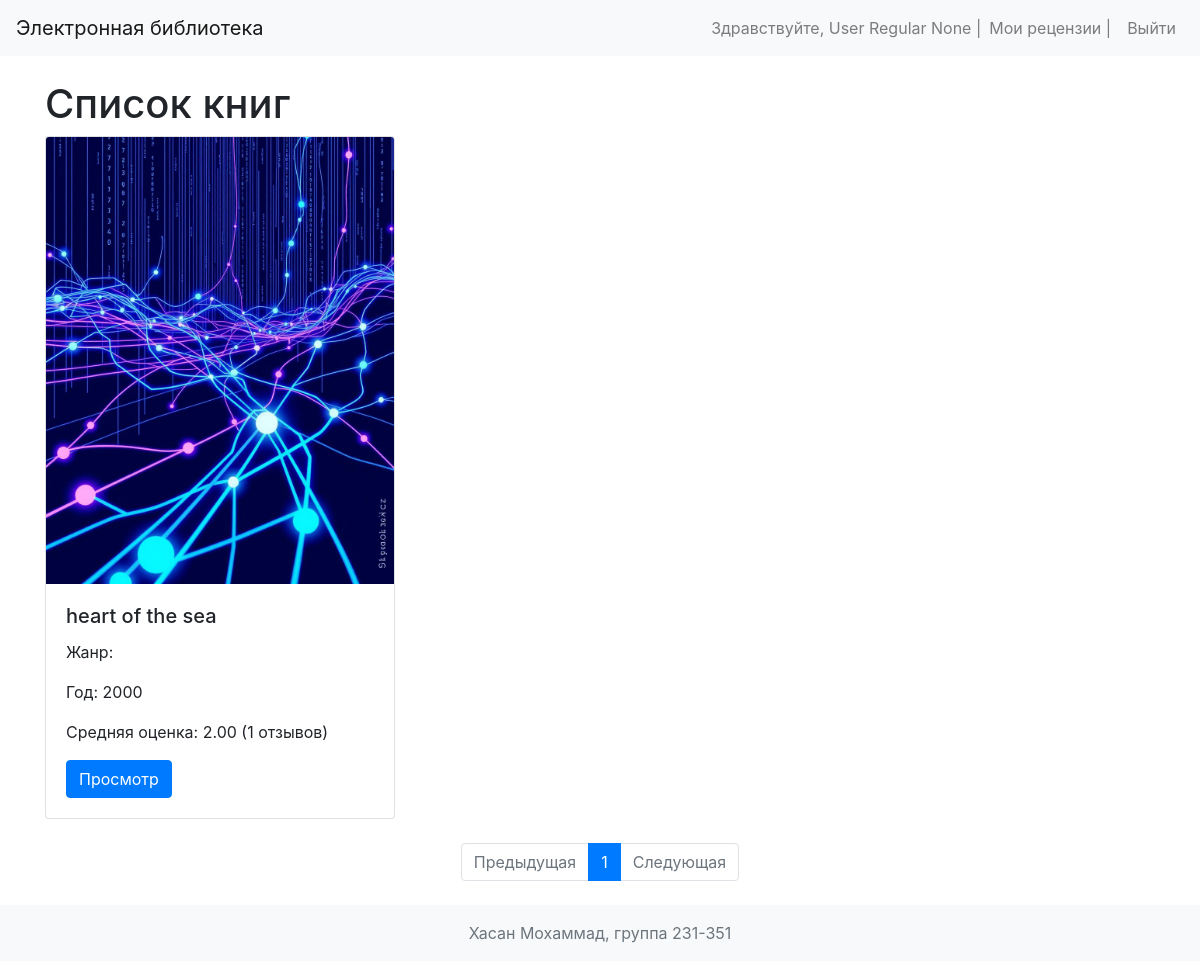
The app's page / (signed in) with its own data.
### models.py (models this page shows, shortened)
class User(UserMixin, db.Model):
    id = db.Column(db.Integer, primary_key=True)
    username = db.Column(db.String(80), unique=True, nullable=False)
    password_hash = db.Column(db.String(128), nullable=False)
    first_name = db.Column(db.String(50), nullable=False)
    last_name = db.Column(db.String(50), nullable=False)
    middle_name = db.Column(db.String(50))
    role_id = db.Column(db.Integer, db.ForeignKey('role.id'), nullable=False)
    role = db.relationship('Role', backref=db.backref('users', lazy=True))
    reviews = db.relationship('Review', backref='author', lazy=True)

class Cover(db.Model):
    id = db.Column(db.Integer, primary_key=True)
    filename = db.Column(db.String(255), nullable=False, unique=True)
    mime_type = db.Column(db.String(100), nullable=False)
    md5_hash = db.Column(db.String(32), nullable=False)

class Book(db.Model):
    id = db.Column(db.Integer, primary_key=True)
    title = db.Column(db.String(255), nullable=False)
    description = db.Column(db.Text, nullable=False)
    year = db.Column(db.Integer, nullable=False)  # Use Integer for Year
    publisher = db.Column(db.String(255), nullable=False)
    author = db.Column(db.String(255), nullable=False)
    pages = db.Column(db.Integer, nullable=False)
    cover_id = db.Column(db.Integer, db.ForeignKey('cover.id', ondelete='CASCADE'), nullable=False)
    cover = db.relationship('Cover', backref=db.backref('books', lazy=True))
    genres = db.relationship('Genre', secondary=book_genre, backref=db.backref('books', lazy=True))
    reviews = db.relationship('Review', backref='book', lazy=True, cascade="all, delete-orphan")

### routes.py (the view)
@routes_bp.route('/')
def index():
    page = request.args.get('page', 1, type=int)
    books = Book.query.order_by(Book.year.desc()).paginate(page=page, per_page=10)
    approved_status = ReviewStatus.query.filter_by(name='одобрена').first()
    book_data = []
    for book in books.items:
        avg_rating = db.session.query(db.func.avg(Review.rating)).filter(Review.book_id == book.id, Review.status_id == approved_status.id).scalar() or 0
        review_count = Review.query.filter_by(book_id=book.id, status_id=approved_status.id).count()
        book_data.append({
            'book': book,
            'avg_rating': avg_rating,
            'review_count': review_count
        })
    return render_template('index.html', books=books, book_data=book_data)

### app.py (called while the page is built)
@login_manager.user_loader
def load_user(user_id):
    return User.query.get(int(user_id))

### templates/index.html (shortened to what this page needs)
{% extends 'base.html' %}
{% block content %}
    <h1>Список книг</h1>
    <div class="row">
        {% for item in book_data %}
            <div class="col-md-4 mb-4">
                <div class="card">
                    <img src="{{ url_for('routes.uploaded_file', filename=item.book.cover.filename) }}" class="card-img-top" alt="{{ item.book.title }}" style="max-height: 600px; object-fit: contain;">
                    <div class="card-body">
                        <h5 class="card-title">{{ item.book.title }}</h5>
                        <p class="card-text">Жанр:
                        </p>
                        <p class="card-text">Год: {{ item.book.year }}</p>
                        <p class="card-text">Средняя оценка: {{ "{:.2f}".format(item.avg_rating) }} ({{ item.review_count }} отзывов)</p>
                        <a href="{{ url_for('routes.book_detail', book_id=item.book.id) }}" class="btn btn-primary">Просмотр</a>
                    </div>
                </div>
            </div>
        {% endfor %}
    </div>
    <nav aria-label="Page navigation">
        <ul class="pagination justify-content-center">
            {% if books.has_prev %}
                <li class="page-item"><a class="page-link" href="{{ url_for('routes.index', page=books.prev_num) }}">Предыдущая</a></li>
            {% else %}
                <li class="page-item disabled"><span class="page-link">Предыдущая</span></li>
            {% endif %}
            {% for page_num in books.iter_pages(left_edge=1, right_edge=1, left_current=1, right_current=2) %}
                {% if page_num %}
                    {% if books.page == page_num %}
                        <li class="page-item active"><span class="page-link">{{ page_num }}</span></li>
                    {% else %}
                        <li class="page-item"><a class="page-link" href="{{ url_for('routes.index', page=page_num) }}">{{ page_num }}</a></li>
                    {% endif %}
                {% else %}
                    <li class="page-item disabled"><span class="page-link">…</span></li>
                {% endif %}
            {% endfor %}
            {% if books.has_next %}
                <li class="page-item"><a class="page-link" href="{{ url_for('routes.index', page=books.next_num) }}">Следующая</a></li>
            {% else %}
                <li class="page-item disabled"><span class="page-link">Следующая</span></li>
            {% endif %}
        </ul>
    </nav>
{% endblock %}

### templates/base.html (shortened to what this page needs)
<!DOCTYPE html>
<html lang="en">
<head>
    <link rel="stylesheet" href="https://stackpath.bootstrapcdn.com/bootstrap/4.5.2/css/bootstrap.min.css">
</head>
<body>
    <nav class="navbar navbar-expand-lg navbar-light bg-light">
        <a class="navbar-brand" href="{{ url_for('routes.index') }}">Электронная библиотека</a>
        <div class="collapse navbar-collapse" id="navbarNav">
            <ul class="navbar-nav ml-auto">
                {% if current_user.is_authenticated %}
                    <li class="nav-item">
                        <span class="navbar-text">
                            Здравствуйте, {{ current_user.last_name }} {{ current_user.first_name }} {{ current_user.middle_name }} |
                        </span>
                    </li>
                {% if current_user.role.name == 'user' %}
                    <li class="nav-item">
                        <a class="nav-link" href="{{ url_for('routes.my_reviews') }}">Мои рецензии | </a>
                    </li>
                {% endif %}
                    <li class="nav-item">
                        <a class="nav-link" href="{{ url_for('routes.logout') }}">Выйти</a>
                    </li>
                {% else %}
                    <li class="nav-item">
                        <a class="nav-link" href="{{ url_for('routes.login') }}">Войти</a>
                    </li>
                {% endif %}
            </ul>
        </div>
    </nav>
    <div class="container mt-4">
        {% block content %}{% endblock %}
    </div>
    <footer class="footer mt-4 py-3 bg-light">
        <div class="container text-center">
            <span class="text-muted">Хасан Мохаммад, группа 231-351</span>
        </div>
    </footer>
    <link rel="stylesheet" href="https://cdn.jsdelivr.net/simplemde/latest/simplemde.min.css">
</body>
</html>

### records on screen
User: last_name "User", first_name "Regular", middle_name "None"
Cover: filename (picture)
Book: book "heart of the sea", book.year "2000"

### other values on screen
{{ "{:.2f}".format(item.avg_rating) }} "2.00"
{{ item.review_count }} "1"
{{ page_num }} "1"
